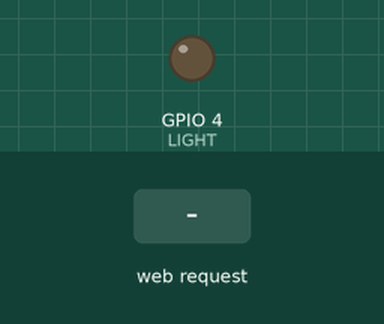
Bench run of a sketch on a simulated ESP8266 (NodeMCU). Parts: output pins drawn as LEDs (lit = HIGH). The test bench sets the inputs (shaded band). WiFi joins after 1.5 s; servers stay silent unless stated; what the sketch prints to the serial monitor is not drawn.

Above: at 2.7 s.
2.8 s: HTTP request GET /api/on received
At 4.0 s:
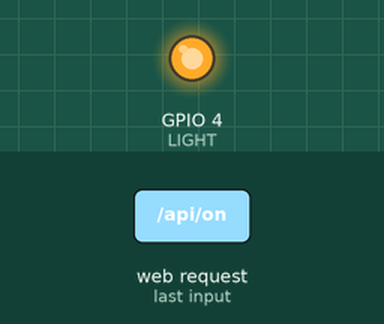
4.3 s: HTTP request GET /api/off received
At 5.3 s:
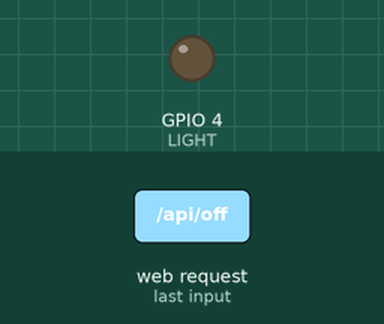
Timing chart, 0 to 7.3 s (numbered marks = the images above; inputs shaded):
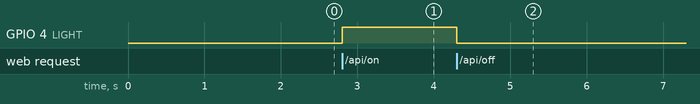

The sketch:

esp_light_server.ino
```cpp
#include <ESP8266WiFi.h>

#include <DNSServer.h>
#include <ESP8266WebServer.h>
#include <WiFiManager.h>

ESP8266WebServer server(80);

#define LIGHT 4

void handleOn();
void handleOff();
void handleStatus();

void setup() {
  pinMode(LIGHT, OUTPUT);
  digitalWrite(LIGHT, LOW);
  Serial.begin(115200);

  WiFiManager wifiManager;
  wifiManager.autoConnect();

  while (WiFi.status() != WL_CONNECTED) {
    delay(500);
    Serial.print(".");
  }

  server.on("/api/on", handleOn);
  server.on("/api/off", handleOff);
  server.on("/api/status", handleStatus);

  server.begin();
  Serial.println("HTTP server started");

  digitalWrite(LIGHT, LOW);
}

void loop() {
  server.handleClient();
}

void handleOn() {
  digitalWrite(LIGHT, HIGH);
  server.send(200, "text/plain", "ok");
}
void handleOff() {
  digitalWrite(LIGHT, LOW);
  server.send(200, "text/plain", "ok");
}
void handleStatus() {
  server.send(200, "text/plain", digitalRead(LIGHT) ? "1": "0");
}
```

Measured:
- after the input at 2.8 s, GPIO 4 (LIGHT): LOW → HIGH at once
- after the input at 4.3 s, GPIO 4 (LIGHT): HIGH → LOW at once
